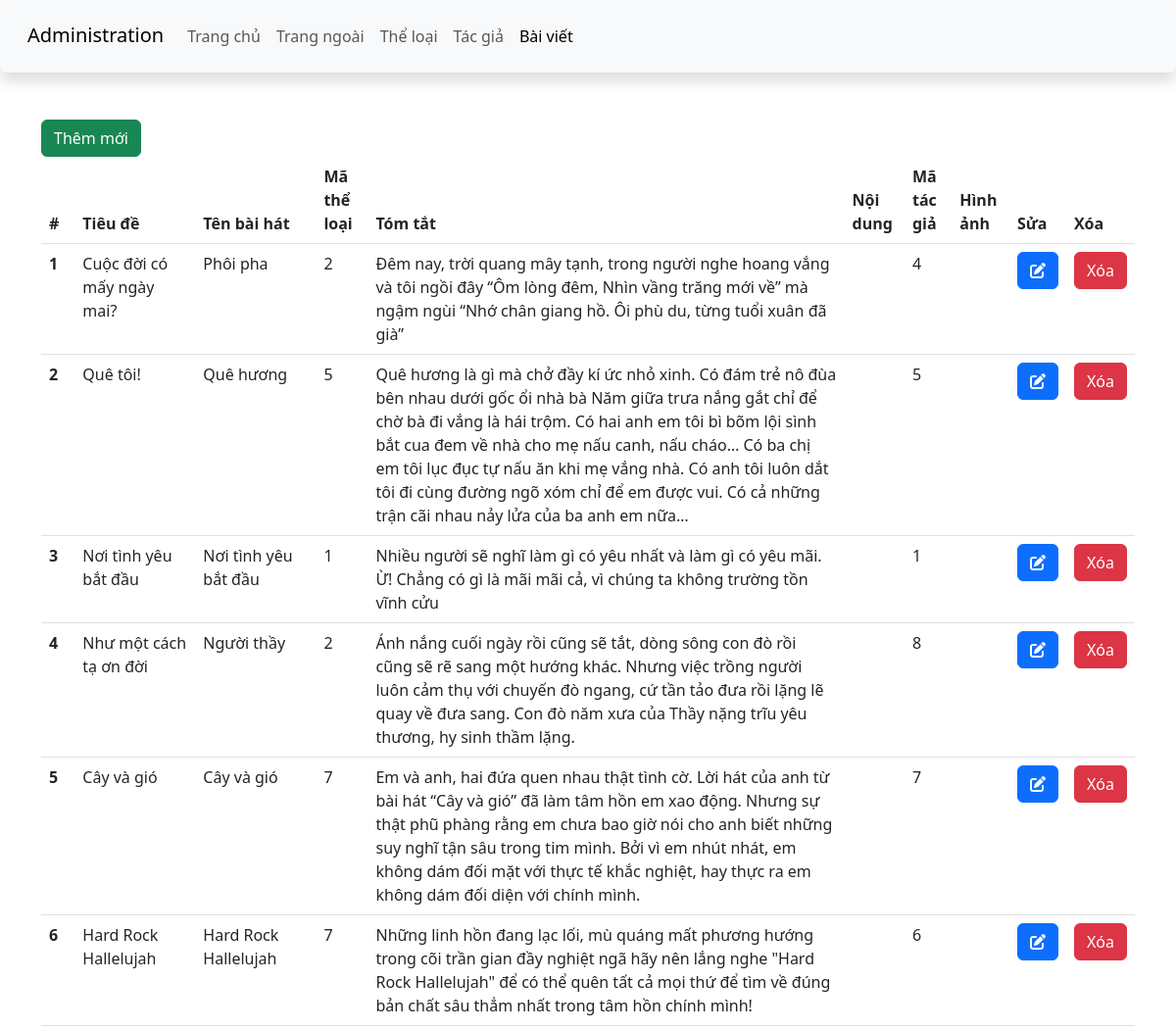
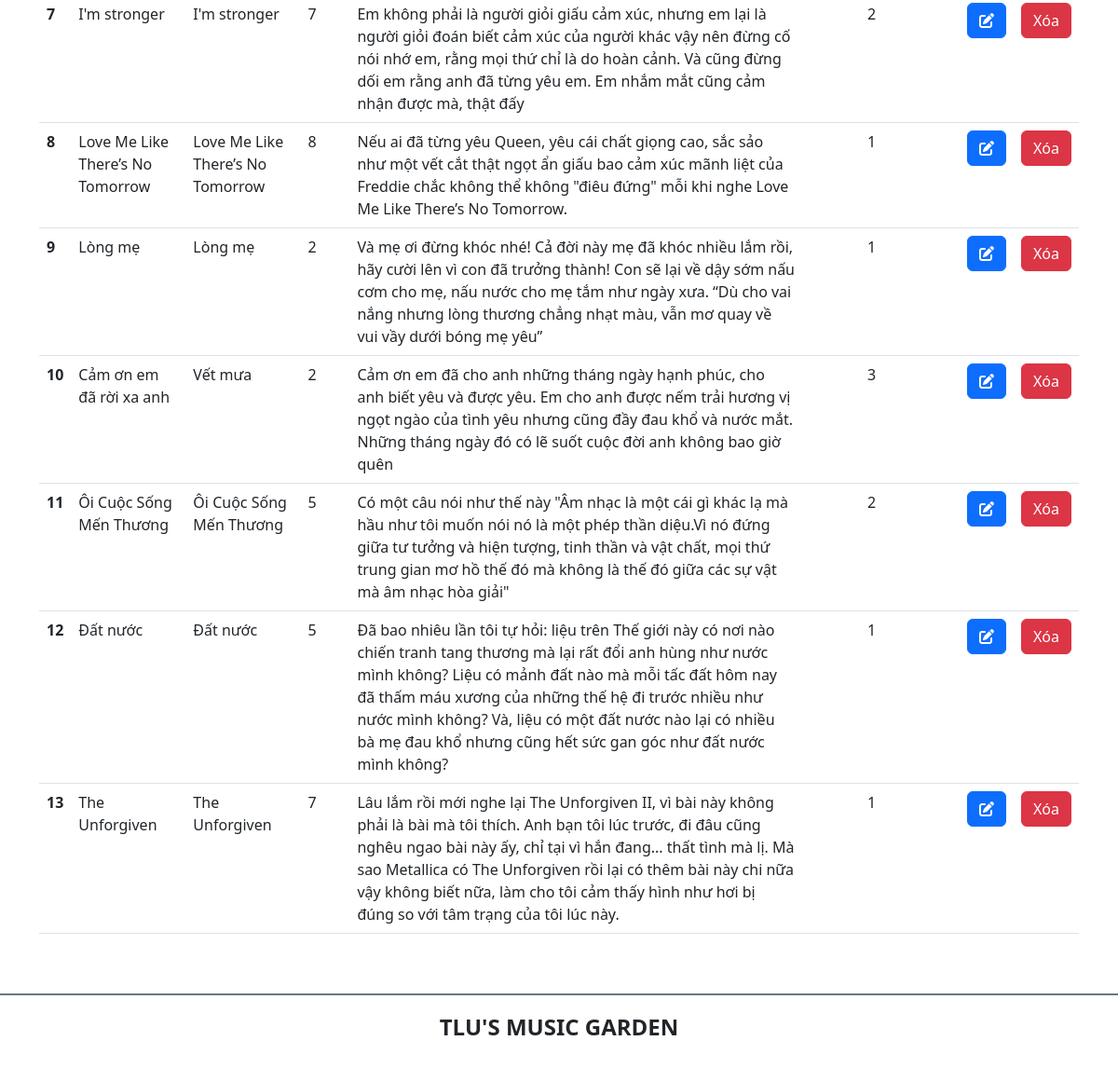
Screenshot of /admin/article.php with the database file from the repository (2 pictures, top to bottom).
### tables this page shows
create table baiviet(
	ma_bviet int unsigned not null primary key auto_increment,
    tieude varchar(200) not null,
    ten_bhat varchar(100) not null,
    ma_tloai int unsigned not null,
    tomtat text not null,
    noidung text,
    ma_tgia int unsigned not null,
    ngayviet datetime not null default now(),
    hinhanh varchar(200),
	foreign key (ma_tloai) references theloai(ma_tloai),
    foreign key (ma_tgia) references tacgia(ma_tgia)
);

### admin/article.php (the view, shortened to what this page needs)
<?php
require "connection.php";
$sql       = "SELECT * FROM baiviet order by ngayviet desc";
$result = mysqli_query($conn, $sql);
$members = mysqli_fetch_all($result, MYSQLI_ASSOC);
?>
<!DOCTYPE html>
<html lang="en">
<head>
    <link href="https://cdn.jsdelivr.net/npm/bootstrap@5.3.0-alpha1/dist/css/bootstrap.min.css" rel="stylesheet">
    <link rel="stylesheet" href="https://cdnjs.cloudflare.com/ajax/libs/font-awesome/6.3.0/css/all.min.css" />
    <link rel="stylesheet" href="css/style_login.css">
</head>
<body>
<?php include 'header.php'?>
    <main class="container mt-5 mb-5">
        <div class="row">
            <div class="col-sm">
                <a href="add_article.php" class="btn btn-success">Thêm mới</a>
                <table class="table">
                    <thead>
                        <tr>
                            <th scope="col">#</th>
                            <th scope="col">Tiêu đề </th>
                            <th scope="col">Tên bài hát </th>
                            <th scope="col">Mã thể loại </th>
                            <th scope="col">Tóm tắt </th>
                            <th scope="col">Nội dung </th>
                            <th scope="col">Mã tác giả </th>
                            <th scope="col">Hình ảnh</th>
                            <th>Sửa</th>
                            <th>Xóa</th>
                        </tr>
                    </thead>
                    <tbody>
                        <?php
                        $index = 1;
                        foreach ($members as $member) : ?>
                            <tr>
                                <th scope="row"><?php echo $index ?></th>
                                <td><?php echo $member['tieude'] ?></td>
                                <td><?php echo $member['ten_bhat'] ?></td>
                                <td><?php echo $member['ma_tloai'] ?></td>
                                <td><?php echo $member['tomtat'] ?></td>
                                <td><?php echo $member['noidung'] ?></td>
                                <td><?php echo $member['ma_tgia'] ?></td>
                                <td><?php echo $member['hinhanh'] ?></td>
                                <td><a href="edit_article.php?id=<?php echo $member['ma_bviet'] ?>" class="btn btn-primary"><i class="fas fa-edit"></i></a></td>
                                <td><a href="delete_article.php?id=<?php echo $member['ma_bviet'] ?>" class="btn btn-danger">Xóa</a></td>
                            </tr>
                        <?php
                            $index++;
                            endforeach; ?>
                    </tbody>
                </table>
            </div>
        </div>
    </main>
    <?php include 'footer.php'?>
</body>
</html>

### rows the page displays
baiviet: tieude "Cuộc đời có mấy ngày mai?", ten_bhat "Phôi pha", ma_tloai "2", tomtat "Đêm nay, trời quang mây tạnh, trong người nghe hoang vắng và tôi ngồi đây “Ôm lòng đêm, Nhìn vầng trăng mới về” mà ngậm ngùi “Nhớ chân giang hồ. Ôi phù du, từng tuổi xuân đã già”", ma_tgia "4"
baiviet: tieude "Quê tôi!", ten_bhat "Quê hương", ma_tloai "5", tomtat "Quê hương là gì mà chở đầy kí ức nhỏ xinh. Có đám trẻ nô đùa bên nhau dưới gốc ổi nhà bà Năm giữa trưa nắng gắt chỉ để chờ bà đi vắng là hái trộm. Có hai anh em tôi bì bõm lội sình bắt cua đem về nhà cho mẹ nấu canh, nấu cháo… Có ba chị em tôi lục đục tự nấu ăn khi mẹ vắng nhà. Có anh tôi luôn dắt tôi đi cùng đường ngõ xóm chỉ để em được vui. Có cả những trận cãi nhau nảy lửa của ba anh em nữa…", ma_tgia "5"
baiviet: tieude "Nơi tình yêu bắt đầu", ten_bhat "Nơi tình yêu bắt đầu", ma_tloai "1", tomtat "Nhiều người sẽ nghĩ làm gì có yêu nhất và làm gì có yêu mãi. Ừ! Chẳng có gì là mãi mãi cả, vì chúng ta không trường tồn vĩnh cửu", ma_tgia "1"
baiviet: tieude "Như một cách tạ ơn đời", ten_bhat "Người thầy", ma_tloai "2", tomtat "Ánh nắng cuối ngày rồi cũng sẽ tắt, dòng sông con đò rồi cũng sẽ rẽ sang một hướng khác. Nhưng việc trồng người luôn cảm thụ với chuyến đò ngang, cứ tần tảo đưa rồi lặng lẽ quay về đưa sang. Con đò năm xưa của Thầy nặng trĩu yêu thương, hy sinh thầm lặng.", ma_tgia "8"
baiviet: tieude "Cây và gió", ten_bhat "Cây và gió", ma_tloai "7", tomtat "Em và anh, hai đứa quen nhau thật tình cờ. Lời hát của anh từ bài hát “Cây và gió” đã làm tâm hồn em xao động. Nhưng sự thật phũ phàng rằng em chưa bao giờ nói cho anh biết những suy nghĩ tận sâu trong tim mình. Bởi vì em nhút nhát, em không dám đối mặt với thực tế khắc nghiệt, hay thực ra em không dám đối diện với chính mình.", ma_tgia "7"
baiviet: tieude "Hard Rock Hallelujah", ten_bhat "Hard Rock Hallelujah", ma_tloai "7", tomtat "Những linh hồn đang lạc lối, mù quáng mất phương hướng trong cõi trần gian đầy nghiệt ngã hãy nên lắng nghe \"Hard Rock Hallelujah\" để có thể quên tất cả mọi thứ để tìm về đúng bản chất sâu thẳm nhất trong tâm hồn chính mình!", ma_tgia "6"
baiviet: tieude "I'm stronger", ten_bhat "I'm stronger", ma_tloai "7", tomtat "Em không phải là người giỏi giấu cảm xúc, nhưng em lại là người giỏi đoán biết cảm xúc của người khác vậy nên đừng cố nói nhớ em, rằng mọi thứ chỉ là do hoàn cảnh. Và cũng đừng dối em rằng anh đã từng yêu em. Em nhắm mắt cũng cảm nhận được mà, thật đấy", ma_tgia "2"
baiviet: tieude "Love Me Like There’s No Tomorrow", ten_bhat "Love Me Like There’s No Tomorrow", ma_tloai "8", tomtat "Nếu ai đã từng yêu Queen, yêu cái chất giọng cao, sắc sảo như một vết cắt thật ngọt ẩn giấu bao cảm xúc mãnh liệt của Freddie chắc không thể không \"điêu đứng\" mỗi khi nghe Love Me Like There’s No Tomorrow.", ma_tgia "1"
baiviet: tieude "Lòng mẹ", ten_bhat "Lòng mẹ", ma_tloai "2", tomtat "Và mẹ ơi đừng khóc nhé! Cả đời này mẹ đã khóc nhiều lắm rồi, hãy cười lên vì con đã trưởng thành! Con sẽ lại về dậy sớm nấu cơm cho mẹ, nấu nước cho mẹ tắm như ngày xưa. “Dù cho vai nắng nhưng lòng thương chẳng nhạt màu, vẫn mơ quay về vui vầy dưới bóng mẹ yêu”", ma_tgia "1"
baiviet: tieude "Cảm ơn em đã rời xa anh", ten_bhat "Vết mưa", ma_tloai "2", tomtat "Cảm ơn em đã cho anh những tháng ngày hạnh phúc, cho anh biết yêu và được yêu. Em cho anh được nếm trải hương vị ngọt ngào của tình yêu nhưng cũng đầy đau khổ và nước mắt. Những tháng ngày đó có lẽ suốt cuộc đời anh không bao giờ quên", ma_tgia "3"
baiviet: tieude "Ôi Cuộc Sống Mến Thương", ten_bhat "Ôi Cuộc Sống Mến Thương", ma_tloai "5", tomtat "Có một câu nói như thế này \"Âm nhạc là một cái gì khác lạ mà hầu như tôi muốn nói nó là một phép thần diệu.Vì nó đứng giữa tư tưởng và hiện tượng, tinh thần và vật chất, mọi thứ trung gian mơ hồ thế đó mà không là thế đó giữa các sự vật mà âm nhạc hòa giải\"", ma_tgia "2"
baiviet: tieude "Đất nước", ten_bhat "Đất nước", ma_tloai "5", tomtat "Đã bao nhiêu lần tôi tự hỏi: liệu trên Thế giới này có nơi nào chiến tranh tang thương mà lại rất đổi anh hùng như nước mình không? Liệu có mảnh đất nào mà mỗi tấc đất hôm nay đã thấm máu xương của những thế hệ đi trước nhiều như nước mình không? Và, liệu có một đất nước nào lại có nhiều bà mẹ đau khổ nhưng cũng hết sức gan góc như đất nước mình không?", ma_tgia "1"
baiviet: tieude "The Unforgiven", ten_bhat "The Unforgiven", ma_tloai "7", tomtat "Lâu lắm rồi mới nghe lại The Unforgiven II, vì bài này không phải là bài mà tôi thích. Anh bạn tôi lúc trước, đi đâu cũng nghêu ngao bài này ấy, chỉ tại vì hắn đang... thất tình mà lị. Mà sao Metallica có The Unforgiven rồi lại có thêm bài này chi nữa vậy không biết nữa, làm cho tôi cảm thấy hình như hơi bị đúng so với tâm trạng của tôi lúc này.", ma_tgia "1"

### other values shown
$nav['label'] "Trang chủ"
$nav['label'] "Trang ngoài"
$nav['label'] "Thể loại"
$nav['label'] "Tác giả"
$nav['label'] "Bài viết"
